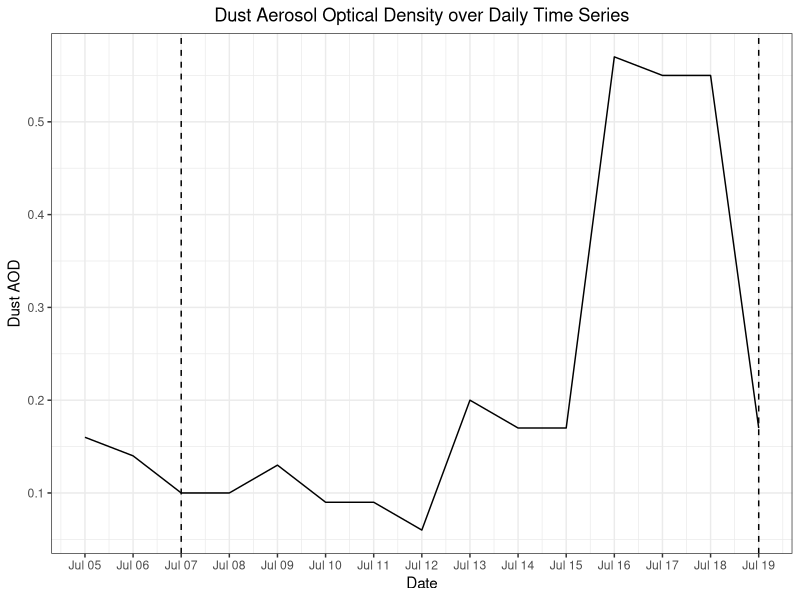
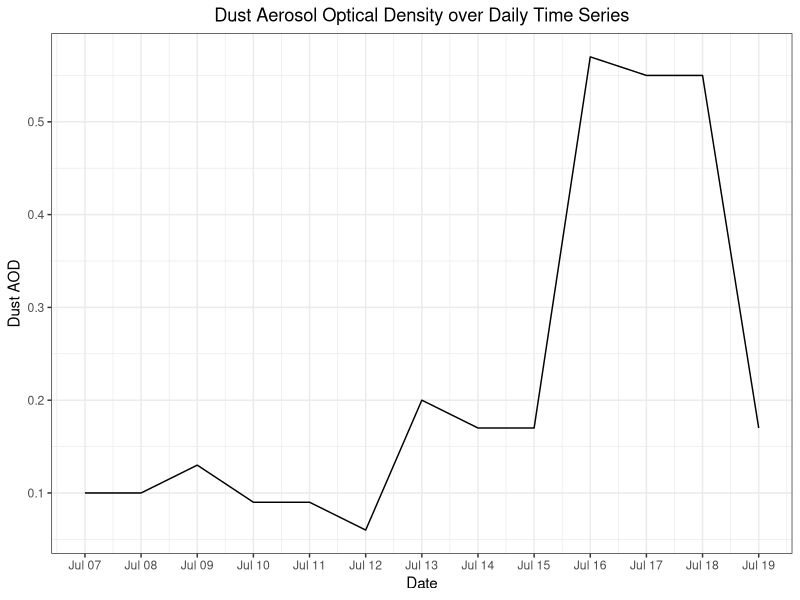
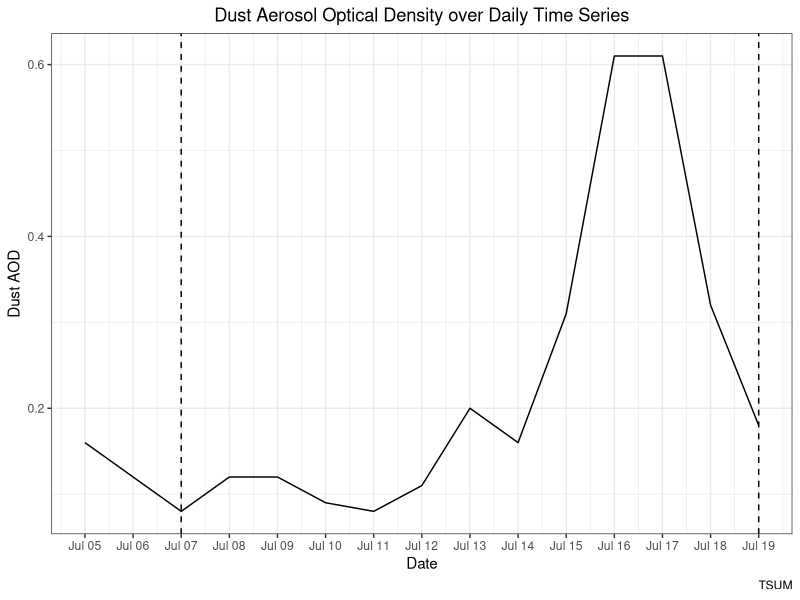
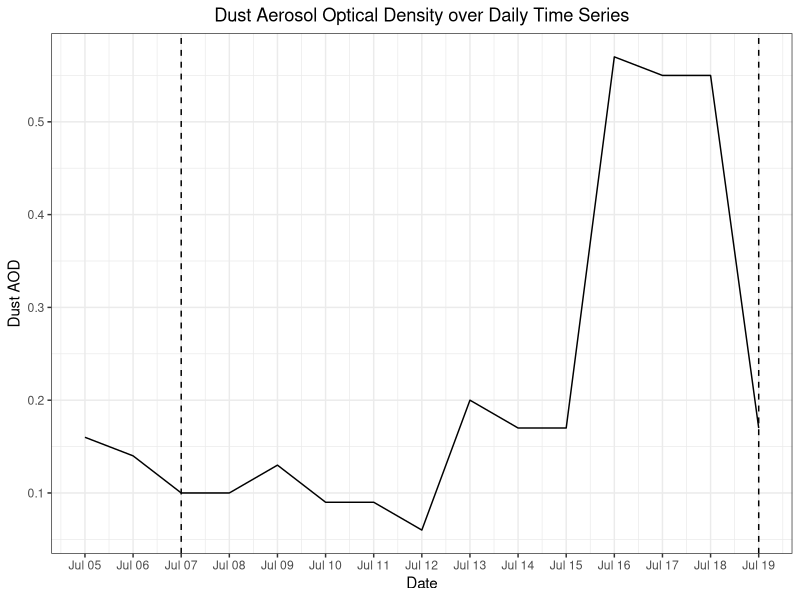

The R script that drew these images, in order:
## ---- chunk 1
library(here)
library(tidyverse)
library(lubridate)
library(kableExtra)
## ---- chunk 2
dust<- read_csv(here("data", "processed_data", "dust","dust_master.csv")) 
dust_all<- read_csv(here("data", "processed_data","tx_master.csv")) 
## ---- chunk 3
dust<- dust %>%
  filter(between(date,as.Date('2022-07-05'), as.Date('2022-07-19')))

dust_all<- dust_all %>%
  select(date, hr_cst, Dust) %>%
  filter(between(date, as.Date('2022-07-07'), as.Date('2022-07-19'))) 

dust_all<- dust_all %>%
  mutate(ymdh = paste(dust_all$date, dust_all$hr_cst, sep = "-")) #Combines Hour and Date
  
dust_all<- dust_all %>% #Set as YMDH
  mutate(ymdh = ymd_h(dust_all$ymdh))
## ---- chunk 4
dust %>% ggplot()+ geom_line(
  aes(x = date,
      y = t7sum))+
  labs(title = "Dust Aerosol Optical Density over Daily Time Series",
       x = "Date",
       y = "Dust AOD")+
  theme_bw()+
  scale_x_date(date_breaks = "1 day", date_labels = "%b %d") +
  theme(plot.title = element_text(hjust = 0.5)) +
  geom_vline(xintercept = as.Date('2022-07-07'), linetype = 2) +
  geom_vline(xintercept = as.Date('2022-07-19'), linetype = 2)
             
ggsave(here("results", "plots", "dust", "dust_daily.png"))
## ---- chunk 5
dust %>% 
  filter(between(date, as.Date('2022-07-07'), as.Date('2022-07-19'))) %>%
  ggplot()+ geom_line(
  aes(x = date,
      y = t7sum))+
  labs(title = "Dust Aerosol Optical Density over Daily Time Series",
       x = "Date",
       y = "Dust AOD")+
  theme_bw()+
  scale_x_date(date_breaks = "1 day", date_labels = "%b %d") +
  theme(plot.title = element_text(hjust = 0.5))
  

## ---- chunk 6
avg<-
  dust %>%
  filter(between(date, as.Date('2022-07-07'), as.Date('2022-07-12')))

avg_value<- mean(avg$t7sum)
## ---- chunk 7
dust %>% ggplot()+ geom_line(
  aes(x = date,
      y = tsum))+
  labs(title = "Dust Aerosol Optical Density over Daily Time Series",
       x = "Date",
       y = "Dust AOD",
       caption = "TSUM")+
  theme_bw()+
  scale_x_date(date_breaks = "1 day", date_labels = "%b %d") +
  theme(plot.title = element_text(hjust = 0.5)) +
  geom_vline(xintercept = as.Date('2022-07-07'), linetype = 2) +
  geom_vline(xintercept = as.Date('2022-07-19'), linetype = 2)
## ---- chunk 8
dust_tbl<-
  dust %>%
  select(t1,t7,t13,t19,t7sum,date) %>%
  rename("1:00" = "t1",
         "7:00" = "t7",
         "13:00" = "t13",
         "19:00"= "t19",
         "Dust" = "t7sum",
         "Date" = "date") 

dust_tbl<-
  kable(dust_tbl[,c(6,1:5)])
dust_tbl
